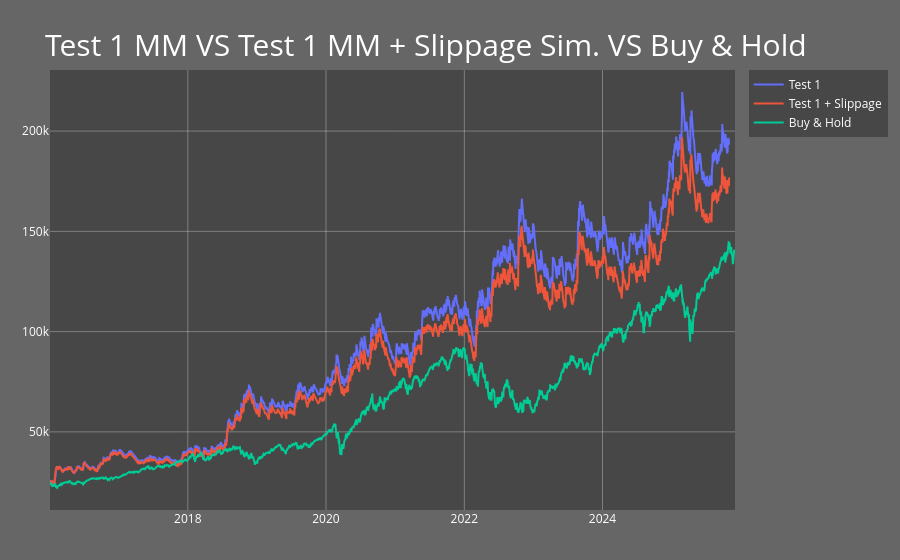

The code cell stored with this chart in its notebook:
### Markdown cell above
### Test 1 MM VS Test 1 MM + Slippage Simulation VS Buy & Hold

### Code cell
fig6 = go.Figure()
fig6.add_trace(go.Scatter(x = test2.dates, y = test2.account, mode = 'lines', name = 'Test 1'))
fig6.add_trace(go.Scatter(x = test3.dates, y = test3.account, mode = 'lines', name = 'Test 1 + Slippage'))
fig6.add_trace(go.Scatter(x = buy_hold_account1.index, y = buy_hold_account1.values, mode = 'lines', name = 'Buy & Hold'))
fig6.update_layout(title = dict(text = "Test 1 MM VS Test 1 MM + Slippage Sim. VS Buy & Hold", yanchor = "top", font= dict(size = 30)), 
                  margin=dict(l=50, r=50, t=70, b=50), 
                  plot_bgcolor = "rgba(64,64,64,0.8)",
                  paper_bgcolor = "rgba(64,64,64,0.8)",
                  font = dict(color = "white"),
                  yaxis=dict(showgrid = True, gridcolor = "rgba(255,255,255,0.3)", zerolinewidth = 1),
                  xaxis = dict(showgrid = True, gridcolor = "rgba(255,255,255,0.3)"))

### Figure 1 — Plotly figure (JSON) as saved in the notebook; plotly's stock layout.template omitted (floating-point values rounded to 4 significant figures; data arrays with more than 128 entries replaced by an {"elided": "..."} marker saying what was removed)
{"data": [{"mode": "lines", "name": "Test 1", "type": "scatter", "x": {"elided": "2430 str values"}, "y": {"elided": "2431 float values"}}, {"mode": "lines", "name": "Test 1 + Slippage", "type": "scatter", "x": {"elided": "2431 str values"}, "y": {"elided": "2431 float values"}}, {"mode": "lines", "name": "Buy & Hold", "type": "scatter", "x": {"elided": "2473 str values"}, "y": {"elided": "2473 float values"}}], "layout": {"font": {"color": "white"}, "margin": {"b": 50, "l": 50, "r": 50, "t": 70}, "paper_bgcolor": "rgba(64,64,64,0.8)", "plot_bgcolor": "rgba(64,64,64,0.8)", "title": {"font": {"size": 30}, "text": "Test 1 MM VS Test 1 MM + Slippage Sim. VS Buy & Hold", "yanchor": "top"}, "xaxis": {"gridcolor": "rgba(255,255,255,0.3)", "showgrid": true}, "yaxis": {"gridcolor": "rgba(255,255,255,0.3)", "showgrid": true, "zerolinewidth": 1}}}
